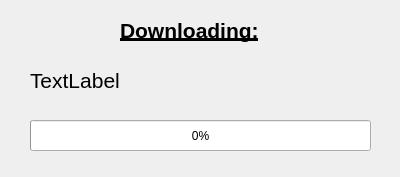
<?xml version="1.0" encoding="UTF-8"?>
<ui version="4.0">
 <class>Form</class>
 <widget class="QWidget" name="Form">
  <property name="geometry">
   <rect>
    <x>0</x>
    <y>0</y>
    <width>400</width>
    <height>177</height>
   </rect>
  </property>
  <property name="windowTitle">
   <string>Form</string>
  </property>
  <widget class="QProgressBar" name="progressBar">
   <property name="geometry">
    <rect>
     <x>30</x>
     <y>120</y>
     <width>341</width>
     <height>31</height>
    </rect>
   </property>
   <property name="value">
    <number>0</number>
   </property>
  </widget>
  <widget class="QLabel" name="fileNameLabel">
   <property name="geometry">
    <rect>
     <x>30</x>
     <y>60</y>
     <width>341</width>
     <height>41</height>
    </rect>
   </property>
   <property name="font">
    <font>
     <pointsize>16</pointsize>
    </font>
   </property>
   <property name="text">
    <string>TextLabel</string>
   </property>
  </widget>
  <widget class="QLabel" name="label_2">
   <property name="geometry">
    <rect>
     <x>120</x>
     <y>10</y>
     <width>151</width>
     <height>41</height>
    </rect>
   </property>
   <property name="font">
    <font>
     <pointsize>16</pointsize>
     <weight>75</weight>
     <bold>true</bold>
     <underline>true</underline>
    </font>
   </property>
   <property name="text">
    <string>Downloading:</string>
   </property>
  </widget>
 </widget>
 <resources/>
 <connections/>
</ui>
